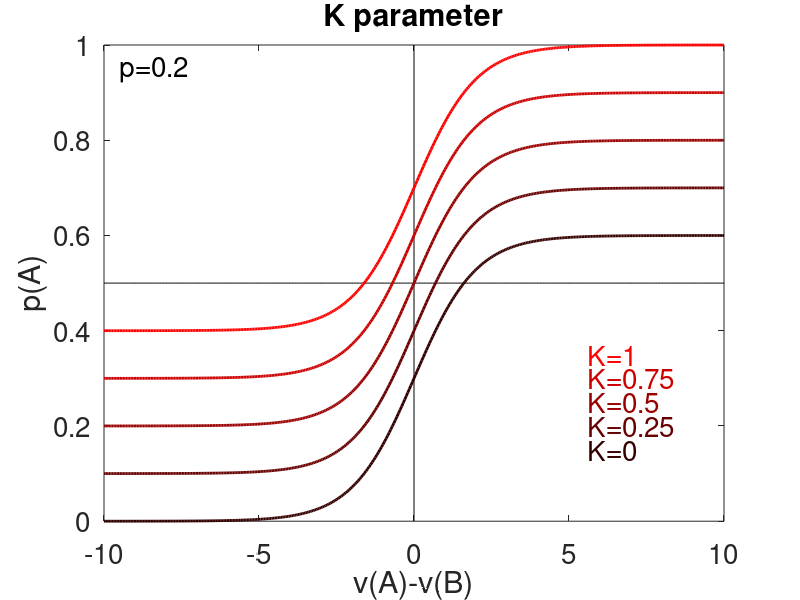

Recreate this plot in MATLAB.
%% Work out parameters 
clear all, clc

%%  i parameter 

p=0.2; 
scavals = [0 0.25 0.5 0.75 1];  % i parameter value 
x=-10:0.05:10;
sf=@(x)1./(1+exp(-x)); 
sfp = @(x,p)p + (1-2*p).*sf(x);
sfp_scale = @(x,p, sc) 2*p*sc + (1-2*p).*sf(x);

close all, figure('color','w')
% subplot(2,2,1:2)  % General formulation 
plot(x, ones(length(x),1)*0.5, 'color',[0 0 0]); hold on, plot([0 0 0], [0 0.5 1], 'color',[0 0 0]); hold on
for i=1:length(scavals)
    plot(x, sfp_scale(x,p, scavals(i)), 'color', [ i/5 0 0], 'linewidth', 2); hold on
    text(5.6, 0.1+i*0.05, ['K=' num2str(scavals(i))], 'color',[ i/5 0 0],'fontsize',20)
end
text(-9.5, 0.95,  ['p=' num2str(p)] , 'color', [0 0 0],'fontsize',20); title('K parameter','fontsize',30)
set(gca,'fontsize',20),  xlabel('v(A)-v(B)'), ylabel('p(A)')

% 
% 
% subplot(2,2,3)  % General formulation 
% plot(x, ones(length(x),1)*0.5, 'color',[0 0 0]); hold on; plot([0 0 0], [0 0.5 1], 'color',[0 0 0]); hold on
% for i=1:length(scavals)
%     plot(x, sfp_scale(x,p, scavals(i)), 'color', [ i/5 0 0], 'linewidth', 2); hold on
%     text(5.6, 0.1+i*0.05, ['i=' num2str(scavals(i))], 'color',[ i/5 0 0],'fontsize',20)
% end
% 
% text(-9.5, 0.95,  ['p=' num2str(p)] , 'color', [0 0 0],'fontsize',20)
% set(gca,'fontsize',20),  xlabel('v(PL)-v(B)'), ylabel('p(A)')
% title('PL','fontsize',30)






